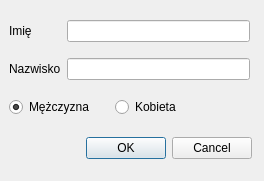
<?xml version="1.0" encoding="UTF-8"?>
<ui version="4.0">
 <class>AddUserWindow</class>
 <widget class="QDialog" name="AddUserWindow">
  <property name="geometry">
   <rect>
    <x>0</x>
    <y>0</y>
    <width>264</width>
    <height>181</height>
   </rect>
  </property>
  <property name="windowTitle">
   <string>Dialog</string>
  </property>
  <widget class="QDialogButtonBox" name="buttonBox">
   <property name="geometry">
    <rect>
     <x>70</x>
     <y>130</y>
     <width>182</width>
     <height>36</height>
    </rect>
   </property>
   <property name="orientation">
    <enum>Qt::Horizontal</enum>
   </property>
   <property name="standardButtons">
    <set>QDialogButtonBox::Cancel|QDialogButtonBox::Ok</set>
   </property>
  </widget>
  <widget class="QRadioButton" name="MenRadioButton">
   <property name="geometry">
    <rect>
     <x>9</x>
     <y>94</y>
     <width>100</width>
     <height>26</height>
    </rect>
   </property>
   <property name="text">
    <string>Mężczyzna</string>
   </property>
   <property name="checked">
    <bool>true</bool>
   </property>
  </widget>
  <widget class="QRadioButton" name="WomenRadioButton">
   <property name="geometry">
    <rect>
     <x>115</x>
     <y>94</y>
     <width>78</width>
     <height>26</height>
    </rect>
   </property>
   <property name="text">
    <string>Kobieta</string>
   </property>
  </widget>
  <widget class="QWidget" name="">
   <property name="geometry">
    <rect>
     <x>9</x>
     <y>10</y>
     <width>241</width>
     <height>80</height>
    </rect>
   </property>
   <layout class="QGridLayout" name="gridLayout">
    <item row="0" column="0">
     <widget class="QLabel" name="label">
      <property name="text">
       <string>Imię</string>
      </property>
     </widget>
    </item>
    <item row="0" column="1">
     <widget class="QLineEdit" name="FirstNameEdit"/>
    </item>
    <item row="1" column="0">
     <widget class="QLabel" name="label_2">
      <property name="text">
       <string>Nazwisko</string>
      </property>
     </widget>
    </item>
    <item row="1" column="1">
     <widget class="QLineEdit" name="SurNameEdit"/>
    </item>
   </layout>
  </widget>
 </widget>
 <resources/>
 <connections>
  <connection>
   <sender>buttonBox</sender>
   <signal>accepted()</signal>
   <receiver>AddUserWindow</receiver>
   <slot>accept()</slot>
   <hints>
    <hint type="sourcelabel">
     <x>248</x>
     <y>254</y>
    </hint>
    <hint type="destinationlabel">
     <x>157</x>
     <y>274</y>
    </hint>
   </hints>
  </connection>
  <connection>
   <sender>buttonBox</sender>
   <signal>rejected()</signal>
   <receiver>AddUserWindow</receiver>
   <slot>reject()</slot>
   <hints>
    <hint type="sourcelabel">
     <x>316</x>
     <y>260</y>
    </hint>
    <hint type="destinationlabel">
     <x>286</x>
     <y>274</y>
    </hint>
   </hints>
  </connection>
 </connections>
</ui>
